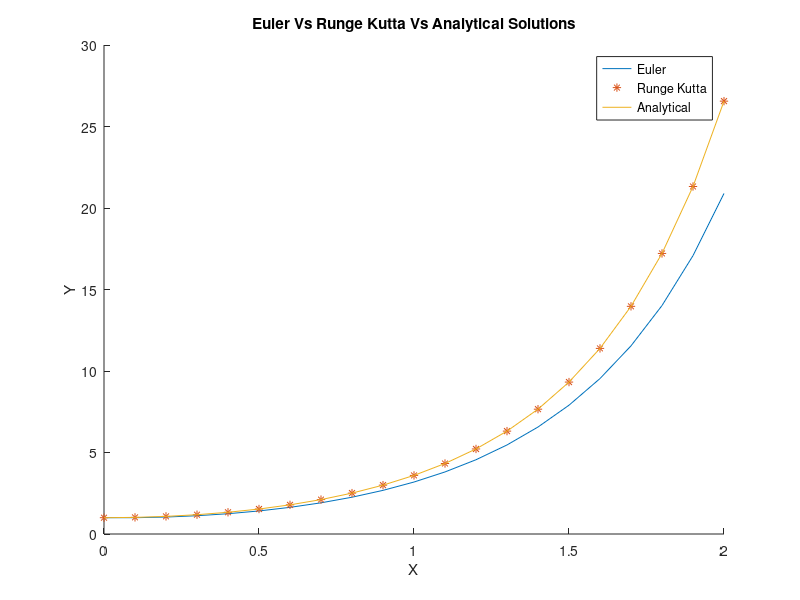

The MATLAB script that drew this image:
clear all;close all;clc
%Numerical Integration using Euler Explicit Method
x = 0:.1:2;
delta_x = .1;
y1 = [];
y1(1) = 1;
for i = 1:length(x) - 1
    y1(i + 1) = y1(i) + delta_x * ((x(i)*y1(i) + 3*x(i)));
end

%Numerical Integration using Runge Kutta method
y2 = [];
y2(1) = 1;
for j = 1:length(x) - 1
    k1 = (x(j)*y2(j) + 3*x(j));
    k2 = ((x(j) + (delta_x / 2))*(y2(j) + (.5*k1*delta_x)) + (3*(x(j) + (.5*delta_x))));
    k3 = ((x(j) + (delta_x / 2))*(y2(j) + (.5*k2*delta_x)) + (3*(x(j) + (.5*delta_x))));
    k4 = ((x(j) + delta_x)*(y2(j) + (k3 * delta_x)) + (3*(x(j) + delta_x)));
    y2(j + 1) = y2(j) + (delta_x / 6)*(k1 + 2*k2 + 2*k3 + k4);
end

analytical = 4 * exp((x.^2) / 2) - 3;

hold on
plot(x,y1)
plot(x,y2,'*')
plot(x,analytical)
title('Euler Vs Runge Kutta Vs Analytical Solutions')
legend('Euler','Runge Kutta','Analytical')
xlabel('X')
ylabel('Y')

fprintf('Euler Explicit solution yields y = %.6f @ x = 2 \n', y1(end))
fprintf('Runge Kutta solution yields y = %.6f @ x = 2 \n', y2(end))
fprintf('Analytical solution yields y = %.6f @ x = 2 \n', analytical(end))

fileID = fopen('C:\Users\Owner\Documents\MATLAB\ASEN_2012\Homework_5_Problem_1.txt','w');
fprintf(fileID,'Euler Explicit solution yields y = %.6f @ x = 2 \n', y1(end));
fprintf(fileID,'Runge Kutta solution yields y = %.6f @ x = 2 \n', y2(end));
fprintf(fileID,'Analytical solution yields y = %.6f @ x = 2 \n', analytical(end));
fclose(fileID);
